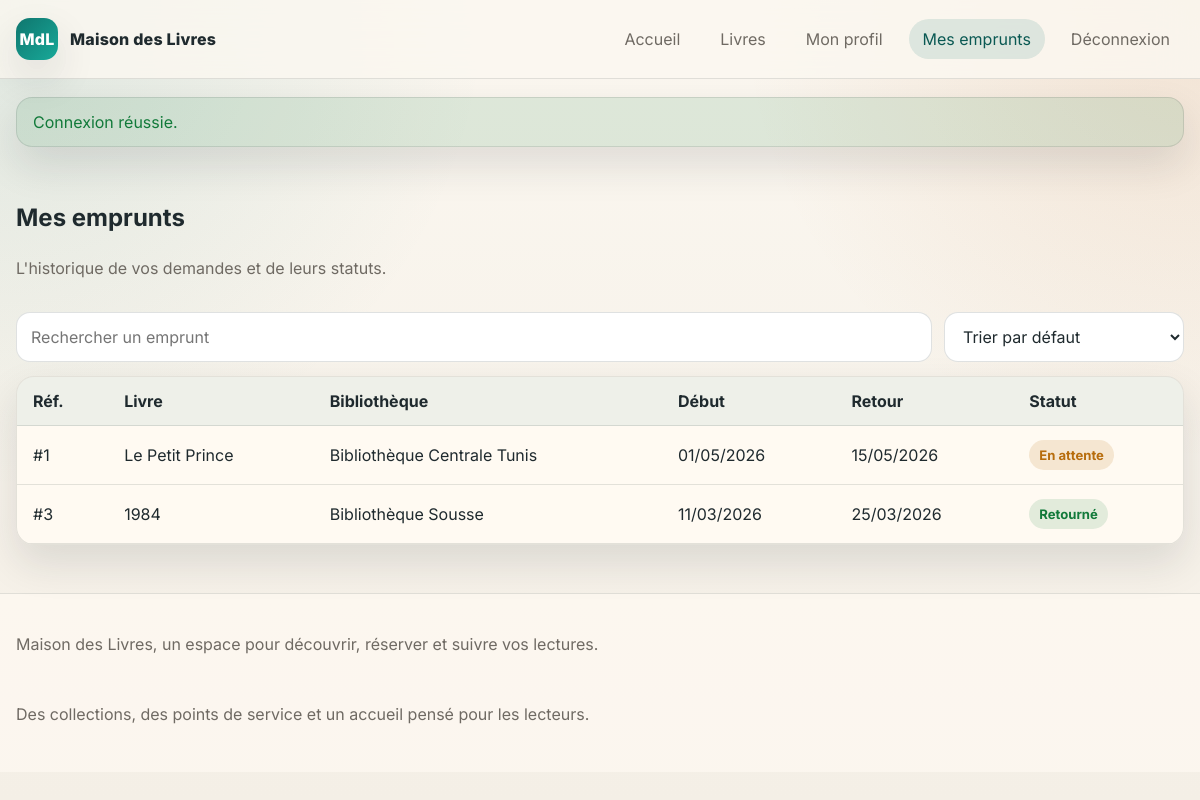
Page /my-borrowings.php (signed in) on the committed database.
### tables this page shows
CREATE TABLE emprunts (
    id INT UNSIGNED AUTO_INCREMENT PRIMARY KEY,
    user_id INT UNSIGNED NULL,
    livre_id INT UNSIGNED NULL,
    bibliotheque_id INT UNSIGNED NULL,
    full_name VARCHAR(150) NOT NULL,
    email VARCHAR(190) NOT NULL,
    phone VARCHAR(30) NOT NULL,
    borrow_date DATE NOT NULL,
    return_date DATE NOT NULL,
    status ENUM('pending', 'confirmed', 'cancelled', 'returned') NOT NULL DEFAULT 'pending',
    livre_titre VARCHAR(180) NOT NULL,
    livre_categorie VARCHAR(100) NOT NULL,
    bibliotheque_nom VARCHAR(150) NOT NULL,
    created_at TIMESTAMP DEFAULT CURRENT_TIMESTAMP,
    updated_at TIMESTAMP NULL DEFAULT NULL ON UPDATE CURRENT_TIMESTAMP,
    CONSTRAINT fk_emprunts_users
        FOREIGN KEY (user_id) REFERENCES users(id)
        ON DELETE SET NULL ON UPDATE CASCADE,
    CONSTRAINT fk_emprunts_livres
        FOREIGN KEY (livre_id) REFERENCES livres(id)
        ON DELETE SET NULL ON UPDATE CASCADE,
    CONSTRAINT fk_emprunts_bibliotheques
        FOREIGN KEY (bibliotheque_id) REFERENCES bibliotheques(id)
        ON DELETE SET NULL ON UPDATE CASCADE
);

### app/config/Database.php (called while the page is built)
<?php
class Database
{
    private static ?PDO $connection = null;
    public static function getConnection(): PDO
    {
        if (self::$connection === null) {
            $host = getenv('DB_HOST') ?: 'localhost';
            $name = getenv('DB_NAME') ?: 'library_management';
            $user = getenv('DB_USER') ?: 'root';
            $pass = getenv('DB_PASS') ?: '';
            $port = getenv('DB_PORT') ?: '3306';
            $dsn = 'mysql:host=' . $host . ';port=' . $port . ';dbname=' . $name . ';charset=utf8mb4';
            self::$connection = new PDO($dsn, $user, $pass, [
                PDO::ATTR_ERRMODE => PDO::ERRMODE_EXCEPTION,
                PDO::ATTR_DEFAULT_FETCH_MODE => PDO::FETCH_ASSOC,
                PDO::ATTR_EMULATE_PREPARES => false,
            ]);
        }
        return self::$connection;
    }
}

### app/core/Model.php (called while the page is built, shortened)
<?php
abstract class Model
{
    protected PDO $db;
    public function __construct()
    {
        $this->db = Database::getConnection();
    }
    protected function execute(string $sql, array $params = []): PDOStatement
    {
        $statement = $this->db->prepare($sql);
        $statement->execute($params);
        return $statement;
    }
    protected function fetchAll(string $sql, array $params = []): array
    {
        return $this->execute($sql, $params)->fetchAll();
    }
    protected function hydrateRows(array $rows): array
    {
        $items = [];
        foreach ($rows as $row) {
            $items[] = $this->hydrateRow($row);
        }
        return $items;
    }
}

### app/models/Emprunt.php (called while the page is built, shortened)
<?php
class Emprunt extends Model
{
    private ?int $id = null;
    private string $borrowDate = '';
    private string $returnDate = '';
    private string $status = 'pending';
    private string $livreTitre = '';
    private string $bibliothequeNom = '';
    private function hydrate(array $data): void
    {
        $this->id = isset($data['id']) ? (int) $data['id'] : null;
        $this->borrowDate = $data['borrow_date'] ?? '';
        $this->returnDate = $data['return_date'] ?? '';
        $this->status = $data['status'] ?? 'pending';
        $this->livreTitre = $data['livre_titre'] ?? '';
        $this->bibliothequeNom = $data['bibliotheque_nom'] ?? '';
    }
    public function getId(): ?int { return $this->id; }
    public function getBorrowDate(): string { return $this->borrowDate; }
    public function getReturnDate(): string { return $this->returnDate; }
    public function getStatus(): string { return $this->status; }
    public function getLivreTitre(): string { return $this->livreTitre; }
    public function getBibliothequeNom(): string { return $this->bibliothequeNom; }
    protected function hydrateRow(array $row): Emprunt
    {
        return new Emprunt($row);
    }
    public function byUser(int $userId): array
    {
        $rows = $this->fetchAll(
            'SELECT * FROM emprunts WHERE user_id = :user_id ORDER BY created_at DESC',
            ['user_id' => $userId]
        );
        return $this->hydrateRows($rows);
    }
}

### app/core/helpers.php (called while the page is built, shortened)
<?php
if (!function_exists('e')) {
    function e(mixed $value): string
    {
        return htmlspecialchars((string) $value, ENT_QUOTES, 'UTF-8');
    }
}
if (!function_exists('format_date_fr')) {
    function format_date_fr(?string $date): string
    {
        $timestamp = strtotime($date);
        return date('d/m/Y', $timestamp);
    }
}
if (!function_exists('badge_class')) {
    function badge_class(string $status): string
    {
        return match ($status) {
            'confirmed', 'active', 'available', 'returned' => 'badge-success',
            'pending' => 'badge-warning',
            'cancelled', 'inactive', 'unavailable' => 'badge-danger',
            default => 'badge-info',
        };
    }
}
if (!function_exists('status_label')) {
    function status_label(string $status): string
    {
        return match ($status) {
            'confirmed' => 'Confirmé',
            'pending' => 'En attente',
            'cancelled' => 'Annulé',
            'returned' => 'Retourné',
            'active' => 'Actif',
            'inactive' => 'Inactif',
            'available' => 'Disponible',
            'unavailable' => 'Indisponible',
            default => ucfirst($status),
        };
    }
}

### public/my-borrowings.php (the view, shortened to what this page needs)
<?php
require_once __DIR__ . '/../app/core/helpers.php';
require_once __DIR__ . '/../app/config/Database.php';
require_once __DIR__ . '/../app/core/Model.php';
require_once __DIR__ . '/../app/models/Emprunt.php';
$sessionUser = $_SESSION['user'] ?? [];
$borrowings = (new Emprunt())->byUser((int) ($sessionUser['id'] ?? 0));
require __DIR__ . '/partials/header.php';
?>
<section class="section">
    <div class="section-head">
        <h1>Mes emprunts</h1>
        <p>L'historique de vos demandes et de leurs statuts.</p>
    </div>
    <div class="table-tools" data-table-tools data-table-target="userBorrowingsTable">
        <input class="form-control" type="search" placeholder="Rechercher un emprunt" data-table-search>
        <select class="form-control" data-table-sort>
            <option value="">Trier par défaut</option>
        </select>
    </div>
    <div class="table-responsive">
        <table class="data-table" id="userBorrowingsTable">
            <thead>
                <tr>
                    <th>Réf.</th>
                    <th>Livre</th>
                    <th>Bibliothèque</th>
                    <th>Début</th>
                    <th>Retour</th>
                    <th>Statut</th>
                </tr>
            </thead>
            <tbody>
                <?php foreach ($borrowings as $borrow): ?>
                    <tr
                        data-search="<?= e(strtolower('#' . $borrow->getId() . ' ' . $borrow->getLivreTitre() . ' ' . $borrow->getBibliothequeNom() . ' ' . status_label($borrow->getStatus()))) ?>"
                        data-sort-ref="<?= e((string) $borrow->getId()) ?>"
                        data-sort-book="<?= e(strtolower($borrow->getLivreTitre())) ?>"
                        data-sort-branch="<?= e(strtolower($borrow->getBibliothequeNom())) ?>"
                        data-sort-status="<?= e(strtolower(status_label($borrow->getStatus()))) ?>"
                        data-sort-return="<?= e($borrow->getReturnDate()) ?>"
                    >
                        <td>#<?= e((string) $borrow->getId()) ?></td>
                        <td><?= e($borrow->getLivreTitre()) ?></td>
                        <td><?= e($borrow->getBibliothequeNom()) ?></td>
                        <td><?= e(format_date_fr($borrow->getBorrowDate())) ?></td>
                        <td><?= e(format_date_fr($borrow->getReturnDate())) ?></td>
                        <td><span class="badge <?= badge_class($borrow->getStatus()) ?>"><?= e(status_label($borrow->getStatus())) ?></span></td>
                    </tr>
                <?php endforeach; ?>
            </tbody>
        </table>
    </div>
</section>
<?php require __DIR__ . '/partials/footer.php'; ?>

### public/assets/css/style.css (style rules this page uses)
:root { --bg: #f4efe6; --surface: #fffaf3; --surface-2: #f2eadf; --text: #1f2a2e; --muted: #6f6a63; --primary: #0f766e; --primary-dark: #0a5953; --secondary: #b45309; --danger: #b42318; --success: #127a3a; --warning: #b76d0d; --border: rgba(31, 42, 46, 0.12); --shadow: 0 18px 40px rgba(27, 35, 38, 0.12); --radius: 20px; }
* { box-sizing: border-box; }
html { scroll-behavior: smooth; }
body { margin: 0; font-family: 'Inter', sans-serif; color: var(--text); background: radial-gradient(circle at top left, rgba(15, 118, 110, 0.12), transparent 34%), radial-gradient(circle at top right, rgba(180, 83, 9, 0.12), transparent 32%), linear-gradient(180deg, #fbf7f0 0%, var(--bg) 100%); min-height: 100vh; }
.hero, .section, .panel, .card, .stat-card { animation: rise 0.45s ease both; }
.section { margin-top: 28px; }
.section-head { display: flex; flex-direction: column; gap: 10px; margin-bottom: 18px; }
.section-head h1, .section-head h2, .panel h1, .panel h2 { margin: 0; }
.section-head p, .muted, .lead { color: var(--muted); }
.tag, .badge { display: inline-flex; align-items: center; gap: 6px; width: fit-content; padding: 7px 10px; border-radius: 999px; font-size: 0.82rem; font-weight: 700; }
.badge-success { background: rgba(18, 122, 58, 0.12); color: var(--success); }
.badge-warning { background: rgba(183, 109, 13, 0.14); color: var(--warning); }
.form-control, textarea.form-control, select.form-control { width: 100%; padding: 13px 14px; border-radius: 14px; border: 1px solid rgba(31, 42, 46, 0.14); background: #fff; color: var(--text); font: inherit; }
.table-tools { display: grid; grid-template-columns: minmax(0, 1fr) 240px; gap: 12px; margin-bottom: 14px; }
.table-responsive { overflow-x: auto; border-radius: 18px; border: 1px solid var(--border); box-shadow: var(--shadow); background: rgba(255, 250, 243, 0.94); }
.data-table { width: 100%; border-collapse: collapse; min-width: 860px; }
.data-table th, .data-table td { text-align: left; padding: 14px 16px; border-bottom: 1px solid var(--border); }
.data-table th { background: rgba(15, 118, 110, 0.07); }

### rows in the picture
emprunts: id "1", livre_titre "Le Petit Prince", bibliotheque_nom "Bibliothèque Centrale Tunis", borrow_date "01/05/2026", return_date "15/05/2026", status "En attente"
emprunts: id "3", livre_titre "1984", bibliotheque_nom "Bibliothèque Sousse", borrow_date "11/03/2026", return_date "25/03/2026", status "Retourné"

### other values in the picture
$flash['message'] "Connexion réussie."
